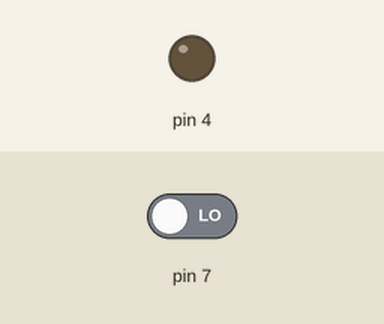
Recording of a sketch running on a simulated Arduino Uno, built with avr-gcc and run on an emulated ATmega328P. Parts: output pins drawn as LEDs (lit = HIGH). Inputs (shaded band) come from the test bench; at power-on: pin 7 LOW.

Above: at 4.8 s.
4.9 s: pin 7 driven HIGH
At 6.3 s:
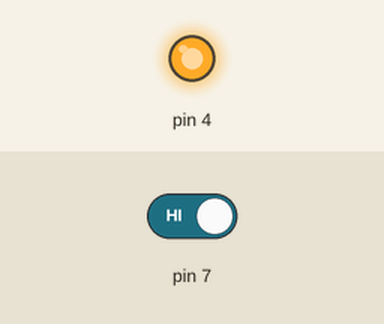
10.5 s: pin 7 driven LOW
At 11.2 s:
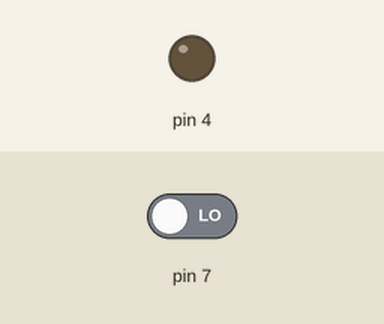
Timing chart, 0 to 13.5 s (numbered marks = the images above; inputs shaded):
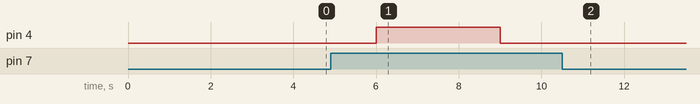

The sketch:

PIRSequential.ino
```cpp
/***PIR Sensor Application***/


void setup()
{
  // initialize digital pin LED_BUILTIN as an output.
  pinMode(4, OUTPUT);
  pinMode(2,INPUT);
  Serial.begin(9600);
}

void loop()
{
  if (digitalRead(7))
  {

    digitalWrite(4, HIGH);
    delay(3000);
    digitalWrite(4, LOW);

  }
  delay(2000);
}
```

Measured:
- after the input at 4.9 s, pin 4: LOW → HIGH after 1.1 s, → LOW 3.0 s later
- after the input at 10.5 s, pin 4: stops changing and stays LOW
